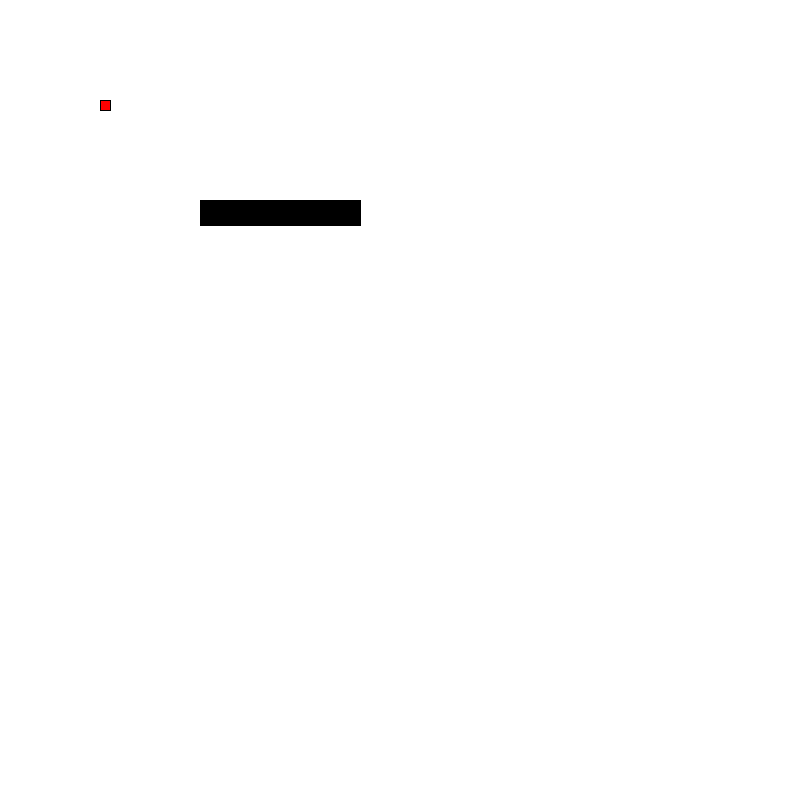
Frame 1 (no input)
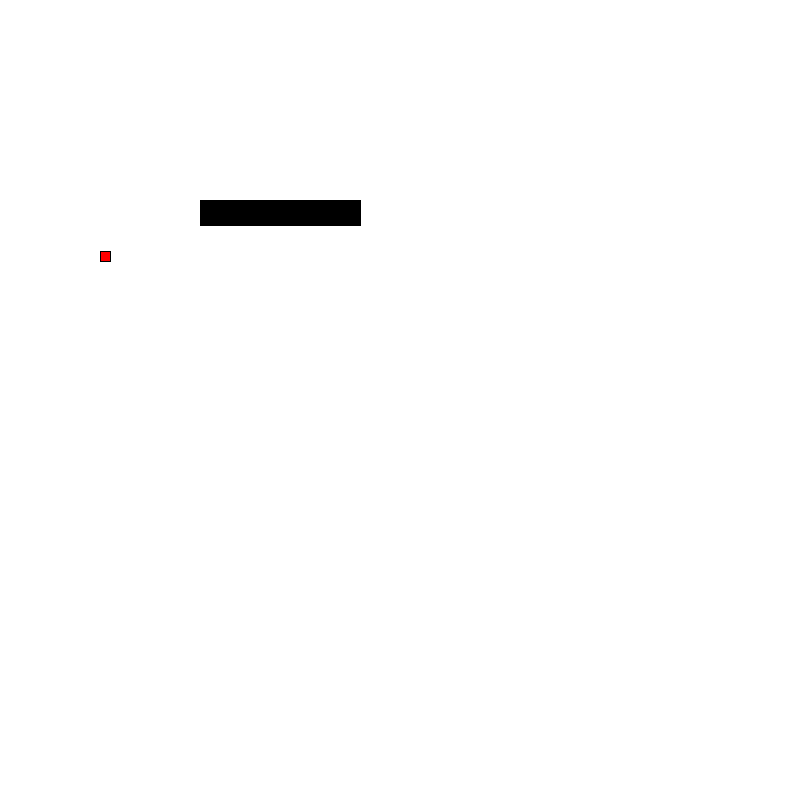
Frame 60 (the mouse pressed at the canvas centre just before this capture)
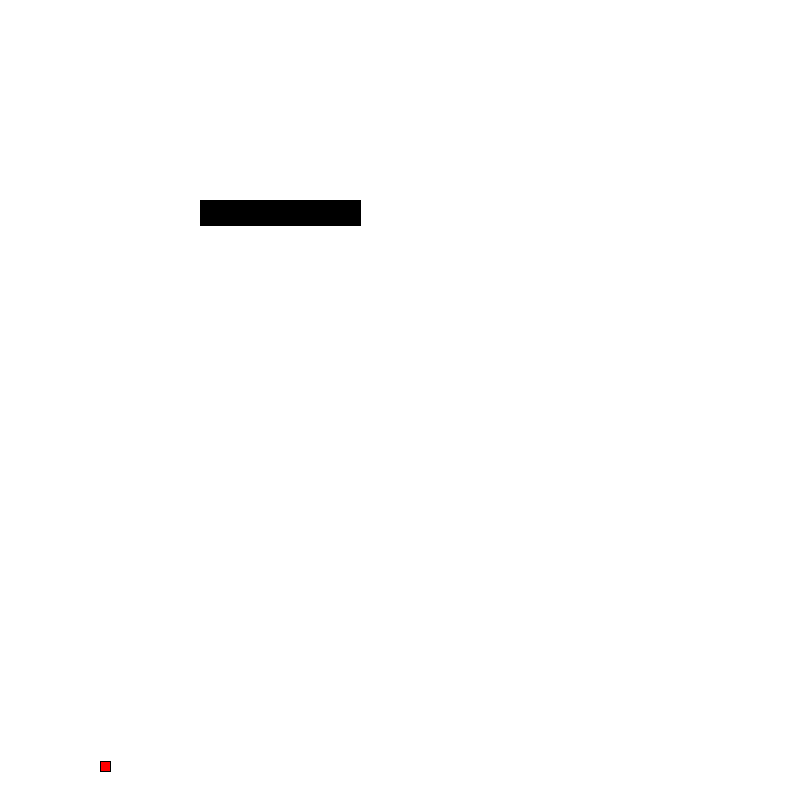
Frame 120 (the mouse held since frame 60 and released just before this capture)

The Processing sketch that drew these frames (run headless with seeded random() and noise(); from frame 60 on, the mouse is pressed at the canvas centre):

// Processing sketch: sketch__PlatformIA
// ── sketch__PlatformIA.pde
ArrayList<Platform> platforms;
Player player;
public static final float GRAVITY = 0.01;

void setup(){
  size(800,800);
  platforms = new ArrayList<Platform>();
  platforms.add(new Platform(new PVector(200,200),160,25,new PVector(0,0),new PVector(0,0)));
  player = new Player(new PVector(100,100),10,10);
}

void keyPressed(){
  player.vel = new PVector();
  switch(keyCode){
    case 37:
      player.vel = new PVector(-player.speed,player.vel.y);
      break;
    case 39:
      player.vel = new PVector(player.speed,player.vel.y);
      break;
    case 38:
      player.vel = new PVector(player.vel.x,-player.speed);
      break;
    case 40:
      player.vel = new PVector(player.vel.x,player.speed);
      break;
  }
}

void draw(){
  background(255);
  player.applyforce(new PVector(0,GRAVITY));
  for(int i = 0;i < platforms.size();i++)
  {
    platforms.get(i).update();
    platforms.get(i).render(color(0));
  }
  player.update();
  player.render(color(255,0,0));
}

// ── Platform.pde
public class Platform{
  PVector pos;
  PVector vel;
  PVector acc;
  int w;
  int h;
  
  public Platform(PVector pos,int w,int h,PVector vel,PVector acc){
    this.pos = pos;
    this.vel = vel;
    this.acc = acc;
    this.w = w;
    this.h = h;
  }
  
  public void render(color c){
    fill(c);
    rect(pos.x,pos.y,w,h);
  }
  
  public void update(){
    pos.add(vel);
    vel.add(acc);
  }
  
  public void applyforce(PVector force){
    acc.add(force);
  }
}
// ── Player.pde
public class Player{
  PVector pos;
  PVector vel = new PVector(0,0);
  PVector acc = new PVector(0,0);
  int w;
  int h;
  float speed = 5;
  
  public Player(PVector pos,int w,int h){
    this.pos = pos;
    this.w = w;
    this.h = h;
  }
  
  public void render(color c){
    fill(c);
    rect(pos.x,pos.y,w,h);
  }
  
  public void update(){
    acc.limit(0.1);
    
    pos.add(vel);
    vel.add(acc);
  }
  
  public void collidePlatforms(){
    for(int i = 0;i < platforms.size();i++){
      
    }
  }
  
  public void applyforce(PVector force){
    acc.add(force);
  }


}
